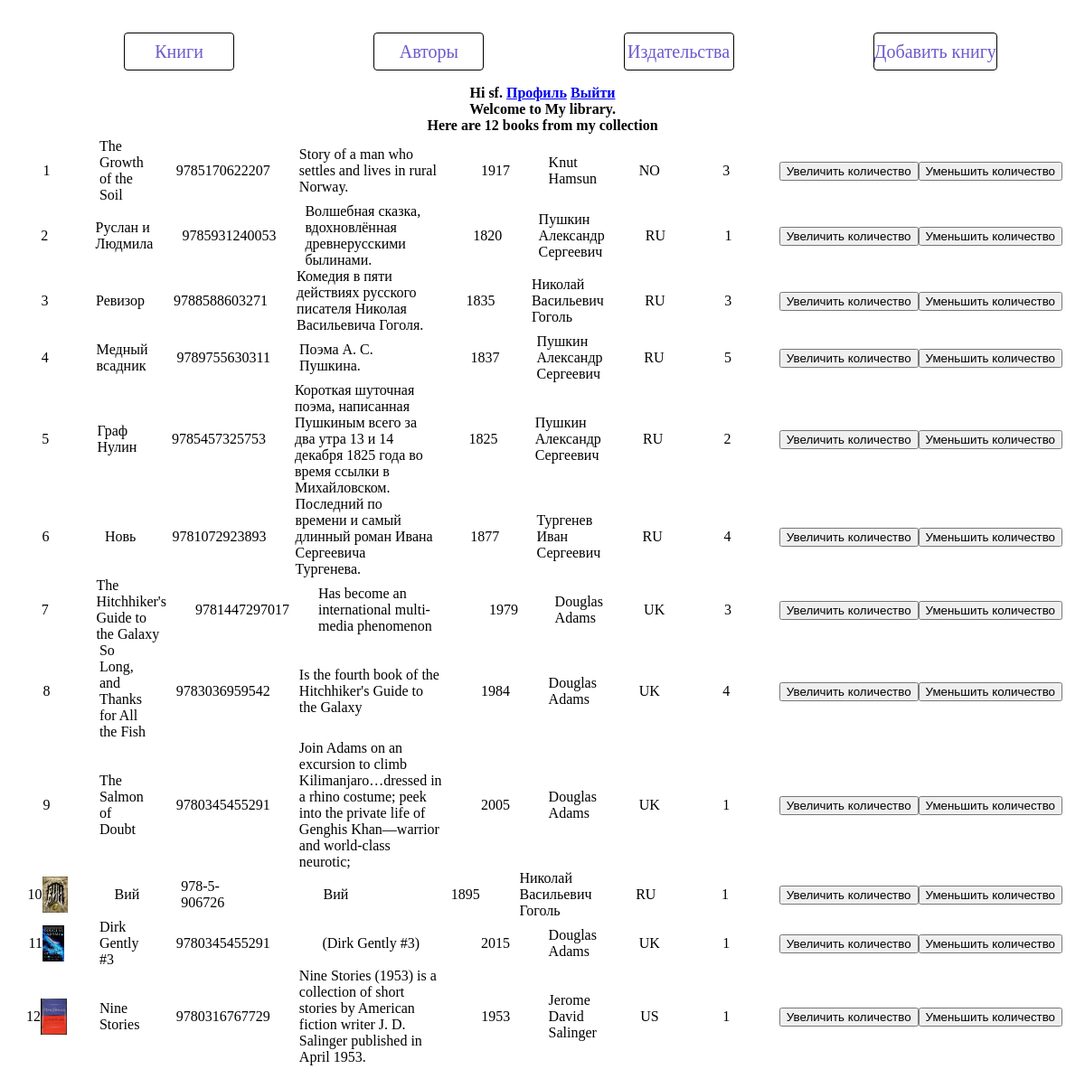
The app's page / (signed in) with its own data.
### p_library/models.py (models this page shows, shortened)
class Book(models.Model):
    ISBN = models.CharField(db_column='ISBN', max_length=13)
    title = models.TextField()
    description = models.TextField()
    year_release = models.SmallIntegerField()
    author = models.ForeignKey(Author, on_delete=models.CASCADE)
    price = models.DecimalField(
        max_digits=10, decimal_places=5, blank=True, null=True)
    copy_count = models.SmallIntegerField(blank=True, null=True)
    publishing = models.ForeignKey(
        Publishing, on_delete=models.CASCADE, related_name='publish', null=True)
    debeter = models.ManyToManyField(
        'Friend', through='Exchange', through_fields=('book', 'friend'), blank=True)
    cover = models.ImageField(
        upload_to='covers/', blank=True)

class Author(models.Model):
    full_name = models.TextField()
    birth_year = models.SmallIntegerField()
    country = models.CharField(max_length=2)

### p_library/views.py (the view)
# urls.py: path('', views.index, name='books'),
def index(request):
    template = loader.get_template('index.html')
    print('INDEX', request.user.username)
    books = Book.objects.all()
    books_list = [i for i in books]
    biblio_data = {'title': 'My library',
                   'books': books_list}
    return HttpResponse(template.render(biblio_data, request))

### p_library/templates/index.html (shortened to what this page needs)
{% extends 'base.html' %}
{% block content %}
<div class="welcome">
    <div>Welcome to {{title}}.</div>
    <div>Here are {{ books|length }} books from my collection</div>
</div>
<div class="content">
    {% for book in books %}
    <div class="row">
        <div>{{ forloop.counter }}
            {% if book.cover %}
            <img src='media/{{book.cover}}' alt="" height="40vh">
            {% endif %}
        </div>
        <div> {{ book.title }}</div>
        <div>{{ book.ISBN }}</div>
        <div>{{ book.description }}</div>
        <div>{{ book.year_release }}</div>
        <div>{{ book.author.full_name }}</div>
        <div>{{ book.author.country }}</div>
        <div>{{ book.copy_count }}</div>
        <div>
            <form action="/book_increment/" method="post" enctype="multipart/form-data">
                <input type="submit" value="Увеличить количество">
            </form>
            <form action="/book_decrement/" method="post" enctype="multipart/form-data">
                <input type="submit" value="Уменьшить количество">
            </form>
        </div>
    </div>
    {% endfor %}
</div>
{% endblock %}

### p_library/templates/base.html (shortened to what this page needs)
<!DOCTYPE html>
<html lang="en">
<head>
    {% load static %}
    <link rel="stylesheet" href="{% static 'style.css' %}">
</head>
<body>
    <nav>
        <ul class='nav__menu'>
            <a href="{% url 'books' %}">Книги</a>
            <a href="{% url 'p_library:author' %}">Авторы</a>
            <a href="{% url 'publish' %}">Издательства</a>
            {% if user.username  %}
            <a href="{% url 'add-book' %}">Добавить книгу</a>
            {% else %}
            <div class="login-grp">Для добавления книги надо <a href="{% url 'p_library:login' %}">Войти</a></div>
            {% endif %}
        </ul>
    </nav>
    <div class="welcome">
        Hi {{user}}.
        {% if  user.username %}
        <a href="{% url 'p_library:profile' %}">Профиль</a>
        <a href="{% url 'p_library:logout' %}">Выйти</a>
        {% endif %}
    </div>
    <div>
        {% block content %}
        {% endblock %}
    </div>
</body>
</html>

### p_library/libstatic/style.css (style rules this page uses)
.content { margin: 5px; display: flex; font-weight: 500; flex-direction: column; }
.row { display: grid; grid-template-columns: repeat(3, 1fr) 3fr repeat(5, 1fr); align-items: center; justify-items: center; grid-column-gap: 2em; }
.row > div { display: flex; justify-content: center; align-items: center; }
.welcome { text-align: center; font-weight: 600; }
nav { text-align: center; }
.nav__menu { display: flex; justify-content: space-around; margin-top: 16px; }
.nav__menu > a { color: slateblue; border: 1px solid black; font-size: 20px; min-width: 10vw; border-radius: 4px; min-height: 5vh; text-decoration: none; display: flex; align-items: center; justify-content: center; }
body { padding: 15px; margin: 5px; }

### records on screen
Book: title "The Growth of the Soil", ISBN "9785170622207", description "Story of a man who settles and lives in rural Norway.", year_release "1917", author.full_name "Knut Hamsun", author.country "NO", copy_count "3"
Book: title "Руслан и Людмила", ISBN "9785931240053", description "Волшебная сказка, вдохновлённая древнерусскими былинами.", year_release "1820", author.full_name "Пушкин Александр Сергеевич", author.country "RU", copy_count "1"
Book: title "Ревизор", ISBN "9788588603271", description "Комедия в пяти действиях русского писателя Николая Васильевича Гоголя.", year_release "1835", author.full_name "Николай Васильевич Гоголь", author.country "RU", copy_count "3"
Book: title "Медный всадник", ISBN "9789755630311", description "Поэма А. С. Пушкина.", year_release "1837", author.full_name "Пушкин Александр Сергеевич", author.country "RU", copy_count "5"
Book: title "Граф Нулин", ISBN "9785457325753", description "Короткая шуточная поэма, написанная Пушкиным всего за два утра 13 и 14 декабря 1825 года во время ссылки в Михайловском.", year_release "1825", author.full_name "Пушкин Александр Сергеевич", author.country "RU", copy_count "2"
Book: title "Новь", ISBN "9781072923893", description "Последний по времени и самый длинный роман Ивана Сергеевича Тургенева.", year_release "1877", author.full_name "Тургенев Иван Сергеевич", author.country "RU", copy_count "4"
Book: title "The Hitchhiker's Guide to the Galaxy", ISBN "9781447297017", description "Has become an international multi-media phenomenon", year_release "1979", author.full_name "Douglas Adams", author.country "UK", copy_count "3"
Book: title "So Long, and Thanks for All the Fish", ISBN "9783036959542", description "Is the fourth book of the Hitchhiker's Guide to the Galaxy", year_release "1984", author.full_name "Douglas Adams", author.country "UK", copy_count "4"
Book: title "The Salmon of Doubt", ISBN "9780345455291", description "Join Adams on an excursion to climb Kilimanjaro…dressed in a rhino costume; peek into the private life of Genghis Khan—warrior and world-class neurotic;", year_release "2005", author.full_name "Douglas Adams", author.country "UK", copy_count "1"
Book: cover (picture), title "Вий", ISBN "978-5-906726", description "Вий", year_release "1895", author.full_name "Николай Васильевич Гоголь", author.country "RU", copy_count "1"
Book: cover (picture), title "Dirk Gently #3", ISBN "9780345455291", description "(Dirk Gently #3)", year_release "2015", author.full_name "Douglas Adams", author.country "UK", copy_count "1"
Book: cover (picture), title "Nine Stories", ISBN "9780316767729", description "Nine Stories (1953) is a collection of short stories by American fiction writer J. D. Salinger published in April 1953.", year_release "1953", author.full_name "Jerome David Salinger", author.country "US", copy_count "1"

### other values on screen
{{ user }} "sf"
{{ title }} "My library"
{{ books|length }} "12"
